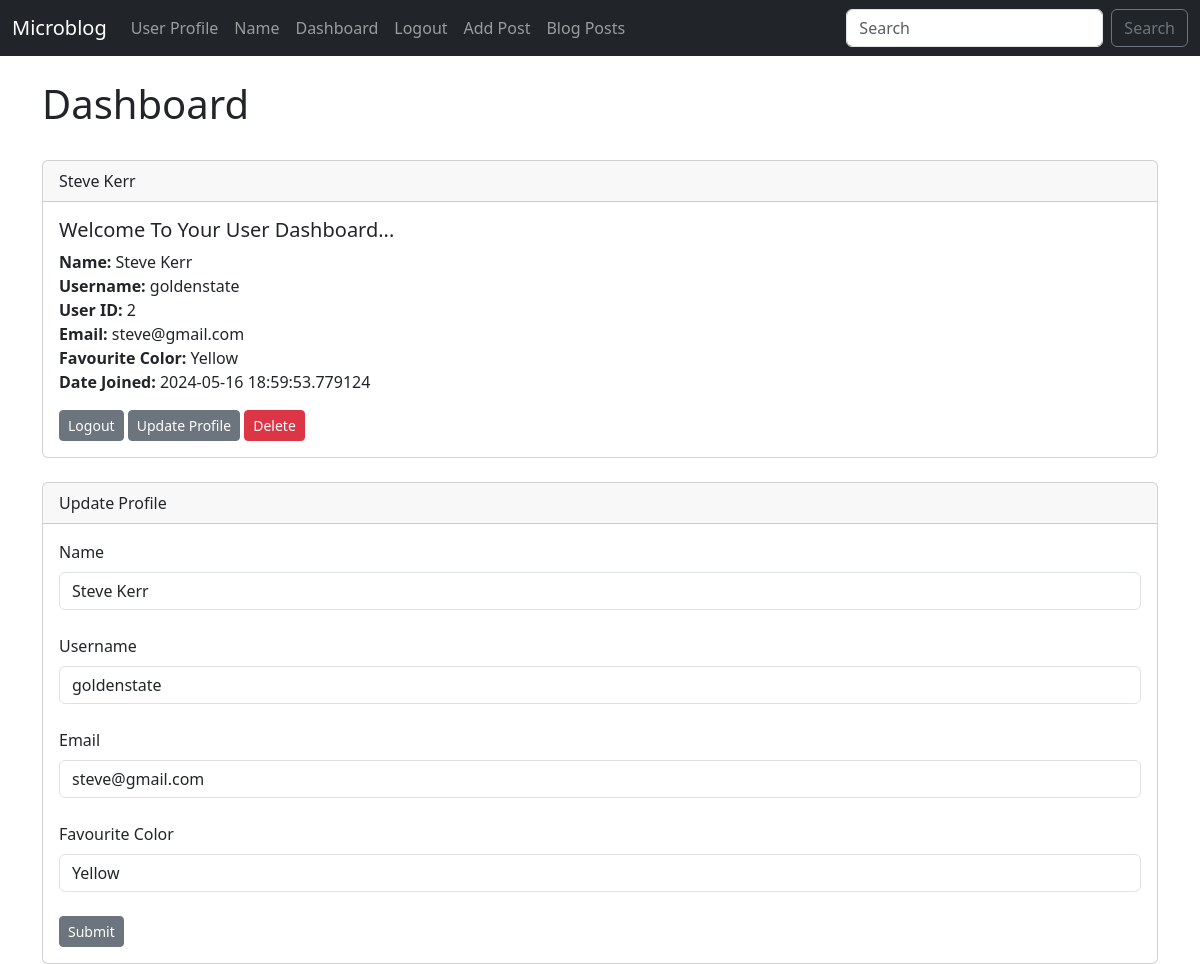
Page /dashboard (signed in) on the committed database.
### app/models.py (models this page shows, shortened)
class User(db.Model, UserMixin):
    id = db.Column(db.Integer, primary_key=True)
    username = db.Column(db.String(20), nullable=False, unique=True)
    name = db.Column(db.String(200), nullable=False)
    email = db.Column(db.String(120), nullable=False, unique=True)
    favourite_color = db.Column(db.String(120))
    date_added = db.Column(db.DateTime, default=datetime.utcnow)
    password_hash = db.Column(db.String(128))
    posts = db.relationship("Post", backref="poster")
    @property
    def password(self):
        raise AttributeError('Password is not a readable attribute!')

### app/routes.py (the view)
@app.route("/dashboard", methods=["GET", "POST"])
@login_required
def dashboard():
    form = UserForm()
    id = current_user.id
    name_to_update = User.query.get_or_404(id)
    if request.method == "POST":
        name_to_update.name = request.form['name']
        name_to_update.email = request.form['email']
        name_to_update.favourite_color = request.form['favourite_color']
        name_to_update.username = request.form['username']
        try:
            db.session.commit()
            flash("User Updated Succesfuly")
            return render_template("dashboard.html", form=form, name_to_update=name_to_update)
        except:
            flash("Error! Problem occurred... try again..")
            return render_template("dashboard.html", form=form, name_to_update=name_to_update)
    else:
        return render_template("dashboard.html", form=form, name_to_update=name_to_update, id=id)

### app/forms.py
class UserForm(FlaskForm):
    name = StringField("Name", validators=[DataRequired()])
    username = StringField("Username", validators=[DataRequired()])
    email = StringField("Email ", validators=[DataRequired()])
    favourite_color = StringField("Favourite Color")
    password_hash = PasswordField("Password", validators=[DataRequired(),EqualTo('password_hash2', message="Passwords Must Match!")])
    password_hash2 = PasswordField("Confirm Password", validators=[DataRequired()])
    submit = SubmitField("Submit")

class SearchForm(FlaskForm):
    searched = StringField("searched", validators=[DataRequired()])
    submit = SubmitField("Sign In")

### app/routes.py (called while the page is built)
@login_manager.user_loader
def load_user(user_id):
    return User.query.get(int(user_id))

@app.context_processor
def base():
    form = SearchForm()
    return dict(form=form)

### app/templates/dashboard.html (shortened to what this page needs)
{% extends "base.html" %}
{% block content %}
<h1>Dashboard</h1>
<br />
<div class="card">
    <div class="card-header">
        {{ current_user.name }}
    </div>
    <div class="card-body">
      <h5 class="card-title">Welcome To Your User Dashboard...</h5>
      <p class="card-text">
        <strong>Name: </strong>{{ current_user.name }}<br />
        <strong>Username: </strong>{{ current_user.username }}<br />
        <strong>User ID: </strong>{{ current_user.id }}<br />
        <strong>Email: </strong>{{ current_user.email }}<br />
        <strong>Favourite Color: </strong>{{ current_user.favourite_color }}<br />
        <strong>Date Joined: </strong>{{ current_user.date_added }}<br />
      </p>
      <a href="{{ url_for("logout") }}" class="btn btn-secondary btn-sm">Logout</a>
      <a href="{{ url_for('update', id=current_user.id) }}" class="btn btn-secondary btn-sm">Update Profile</a>
      <a href="{{ url_for('delete',id=current_user.id) }}" class="btn btn-danger btn-sm">Delete</a>
    </div>
  </div>
<br />
<div class="card">
    <div class="card-header">
      Update Profile
    </div>
    <div class="card-body">
        <form action="/dashboard" method="post">
            {{ form.name.label(class="form-label") }}
            {{ form.name(class="form-control", value=name_to_update.name) }}
            <br />
            {{ form.username.label(class="form-label") }}
            {{ form.username(class="form-control", value=name_to_update.username) }}
            <br />
            {{ form.email.label(class="form-label") }}
            {{ form.email(class="form-control", value=name_to_update.email) }}
            <br />
            {{ form.favourite_color.label(class="form-label") }}
            {{ form.favourite_color(class="form-control", value=name_to_update.favourite_color) }}
            <br />
            {{ form.submit(class="btn btn-secondary btn-sm") }}
        </form>
    </div>
  </div>
{% endblock %}

### rows in the picture
User: name "Steve Kerr", username "goldenstate", id "2", email "steve@gmail.com", favourite_color "Yellow", date_added "2024-05-16 18:59:53.779124"
